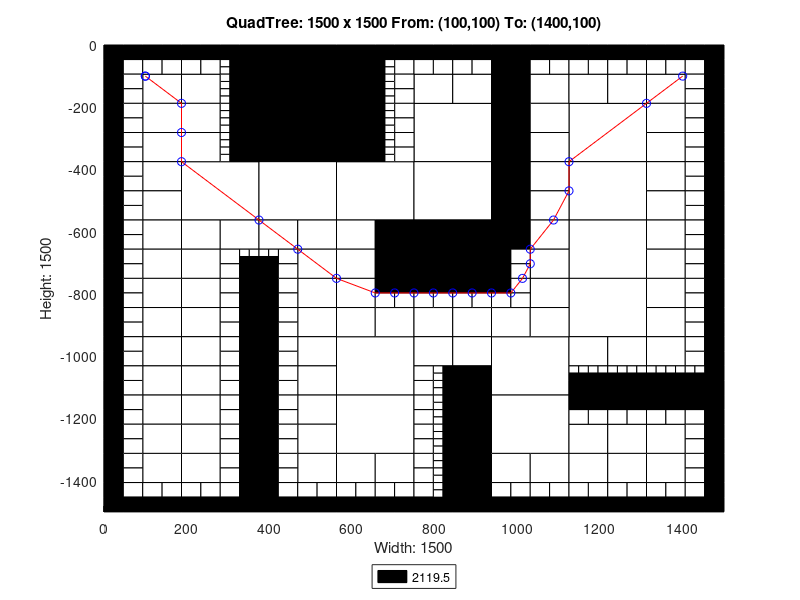

The MATLAB script that drew this image:
axis([0 1500 -1500 0]);
title('QuadTree: 1500 x 1500 From: (100,100) To: (1400,100)');
xlabel('Width: 1500');
ylabel('Height: 1500');
rectangle('Position',[375 -187.5 187.5 187.5], 'FaceColor',[0 0 0]);
rectangle('Position',[375 -375 187.5 187.5], 'FaceColor',[0 0 0]);
rectangle('Position',[187.5 -562.5 187.5 187.5], 'FaceColor',[1 1 1]);
rectangle('Position',[375 -562.5 187.5 187.5], 'FaceColor',[1 1 1]);
rectangle('Position',[562.5 -562.5 187.5 187.5], 'FaceColor',[1 1 1]);
rectangle('Position',[750 -375 187.5 187.5], 'FaceColor',[1 1 1]);
rectangle('Position',[1125 -375 187.5 187.5], 'FaceColor',[1 1 1]);
rectangle('Position',[750 -562.5 187.5 187.5], 'FaceColor',[1 1 1]);
rectangle('Position',[750 -750 187.5 187.5], 'FaceColor',[0 0 0]);
rectangle('Position',[1125 -562.5 187.5 187.5], 'FaceColor',[1 1 1]);
rectangle('Position',[1125 -750 187.5 187.5], 'FaceColor',[1 1 1]);
rectangle('Position',[562.5 -1125 187.5 187.5], 'FaceColor',[1 1 1]);
rectangle('Position',[562.5 -1312.5 187.5 187.5], 'FaceColor',[1 1 1]);
rectangle('Position',[937.5 -1125 187.5 187.5], 'FaceColor',[1 1 1]);
rectangle('Position',[1125 -937.5 187.5 187.5], 'FaceColor',[1 1 1]);
rectangle('Position',[937.5 -1312.5 187.5 187.5], 'FaceColor',[1 1 1]);
rectangle('Position',[93.75 -187.5 93.75 93.75], 'FaceColor',[1 1 1]);
rectangle('Position',[187.5 -187.5 93.75 93.75], 'FaceColor',[1 1 1]);
rectangle('Position',[93.75 -281.25 93.75 93.75], 'FaceColor',[1 1 1]);
rectangle('Position',[93.75 -375 93.75 93.75], 'FaceColor',[1 1 1]);
rectangle('Position',[187.5 -281.25 93.75 93.75], 'FaceColor',[1 1 1]);
rectangle('Position',[187.5 -375 93.75 93.75], 'FaceColor',[1 1 1]);
rectangle('Position',[562.5 -93.75 93.75 93.75], 'FaceColor',[0 0 0]);
rectangle('Position',[562.5 -187.5 93.75 93.75], 'FaceColor',[0 0 0]);
rectangle('Position',[562.5 -281.25 93.75 93.75], 'FaceColor',[0 0 0]);
rectangle('Position',[562.5 -375 93.75 93.75], 'FaceColor',[0 0 0]);
rectangle('Position',[93.75 -468.75 93.75 93.75], 'FaceColor',[1 1 1]);
rectangle('Position',[93.75 -562.5 93.75 93.75], 'FaceColor',[1 1 1]);
rectangle('Position',[93.75 -656.25 93.75 93.75], 'FaceColor',[1 1 1]);
rectangle('Position',[93.75 -750 93.75 93.75], 'FaceColor',[1 1 1]);
rectangle('Position',[187.5 -656.25 93.75 93.75], 'FaceColor',[1 1 1]);
rectangle('Position',[281.25 -656.25 93.75 93.75], 'FaceColor',[1 1 1]);
rectangle('Position',[187.5 -750 93.75 93.75], 'FaceColor',[1 1 1]);
rectangle('Position',[375 -656.25 93.75 93.75], 'FaceColor',[1 1 1]);
rectangle('Position',[468.75 -656.25 93.75 93.75], 'FaceColor',[1 1 1]);
rectangle('Position',[468.75 -750 93.75 93.75], 'FaceColor',[1 1 1]);
rectangle('Position',[562.5 -656.25 93.75 93.75], 'FaceColor',[1 1 1]);
rectangle('Position',[656.25 -656.25 93.75 93.75], 'FaceColor',[0 0 0]);
rectangle('Position',[562.5 -750 93.75 93.75], 'FaceColor',[1 1 1]);
rectangle('Position',[656.25 -750 93.75 93.75], 'FaceColor',[0 0 0]);
rectangle('Position',[750 -187.5 93.75 93.75], 'FaceColor',[1 1 1]);
rectangle('Position',[843.75 -187.5 93.75 93.75], 'FaceColor',[1 1 1]);
rectangle('Position',[937.5 -93.75 93.75 93.75], 'FaceColor',[0 0 0]);
rectangle('Position',[937.5 -187.5 93.75 93.75], 'FaceColor',[0 0 0]);
rectangle('Position',[1031.25 -187.5 93.75 93.75], 'FaceColor',[1 1 1]);
rectangle('Position',[937.5 -281.25 93.75 93.75], 'FaceColor',[0 0 0]);
rectangle('Position',[1031.25 -281.25 93.75 93.75], 'FaceColor',[1 1 1]);
rectangle('Position',[937.5 -375 93.75 93.75], 'FaceColor',[0 0 0]);
rectangle('Position',[1031.25 -375 93.75 93.75], 'FaceColor',[1 1 1]);
rectangle('Position',[1125 -187.5 93.75 93.75], 'FaceColor',[1 1 1]);
rectangle('Position',[1218.75 -187.5 93.75 93.75], 'FaceColor',[1 1 1]);
rectangle('Position',[1312.5 -187.5 93.75 93.75], 'FaceColor',[1 1 1]);
rectangle('Position',[1312.5 -281.25 93.75 93.75], 'FaceColor',[1 1 1]);
rectangle('Position',[1312.5 -375 93.75 93.75], 'FaceColor',[1 1 1]);
rectangle('Position',[937.5 -468.75 93.75 93.75], 'FaceColor',[0 0 0]);
rectangle('Position',[1031.25 -468.75 93.75 93.75], 'FaceColor',[1 1 1]);
rectangle('Position',[937.5 -562.5 93.75 93.75], 'FaceColor',[0 0 0]);
rectangle('Position',[1031.25 -562.5 93.75 93.75], 'FaceColor',[1 1 1]);
rectangle('Position',[937.5 -656.25 93.75 93.75], 'FaceColor',[0 0 0]);
rectangle('Position',[1031.25 -656.25 93.75 93.75], 'FaceColor',[1 1 1]);
rectangle('Position',[1031.25 -750 93.75 93.75], 'FaceColor',[1 1 1]);
rectangle('Position',[1312.5 -468.75 93.75 93.75], 'FaceColor',[1 1 1]);
rectangle('Position',[1312.5 -562.5 93.75 93.75], 'FaceColor',[1 1 1]);
rectangle('Position',[1312.5 -656.25 93.75 93.75], 'FaceColor',[1 1 1]);
rectangle('Position',[1312.5 -750 93.75 93.75], 'FaceColor',[1 1 1]);
rectangle('Position',[93.75 -843.75 93.75 93.75], 'FaceColor',[1 1 1]);
rectangle('Position',[93.75 -937.5 93.75 93.75], 'FaceColor',[1 1 1]);
rectangle('Position',[187.5 -843.75 93.75 93.75], 'FaceColor',[1 1 1]);
rectangle('Position',[187.5 -937.5 93.75 93.75], 'FaceColor',[1 1 1]);
rectangle('Position',[93.75 -1031.25 93.75 93.75], 'FaceColor',[1 1 1]);
rectangle('Position',[93.75 -1125 93.75 93.75], 'FaceColor',[1 1 1]);
rectangle('Position',[187.5 -1031.25 93.75 93.75], 'FaceColor',[1 1 1]);
rectangle('Position',[187.5 -1125 93.75 93.75], 'FaceColor',[1 1 1]);
rectangle('Position',[468.75 -843.75 93.75 93.75], 'FaceColor',[1 1 1]);
rectangle('Position',[468.75 -937.5 93.75 93.75], 'FaceColor',[1 1 1]);
rectangle('Position',[562.5 -843.75 93.75 93.75], 'FaceColor',[1 1 1]);
rectangle('Position',[562.5 -937.5 93.75 93.75], 'FaceColor',[1 1 1]);
rectangle('Position',[656.25 -937.5 93.75 93.75], 'FaceColor',[1 1 1]);
rectangle('Position',[468.75 -1031.25 93.75 93.75], 'FaceColor',[1 1 1]);
rectangle('Position',[468.75 -1125 93.75 93.75], 'FaceColor',[1 1 1]);
rectangle('Position',[93.75 -1218.75 93.75 93.75], 'FaceColor',[1 1 1]);
rectangle('Position',[93.75 -1312.5 93.75 93.75], 'FaceColor',[1 1 1]);
rectangle('Position',[187.5 -1218.75 93.75 93.75], 'FaceColor',[1 1 1]);
rectangle('Position',[187.5 -1312.5 93.75 93.75], 'FaceColor',[1 1 1]);
rectangle('Position',[93.75 -1406.25 93.75 93.75], 'FaceColor',[1 1 1]);
rectangle('Position',[187.5 -1406.25 93.75 93.75], 'FaceColor',[1 1 1]);
rectangle('Position',[468.75 -1218.75 93.75 93.75], 'FaceColor',[1 1 1]);
rectangle('Position',[468.75 -1312.5 93.75 93.75], 'FaceColor',[1 1 1]);
rectangle('Position',[468.75 -1406.25 93.75 93.75], 'FaceColor',[1 1 1]);
rectangle('Position',[562.5 -1406.25 93.75 93.75], 'FaceColor',[1 1 1]);
rectangle('Position',[656.25 -1406.25 93.75 93.75], 'FaceColor',[1 1 1]);
rectangle('Position',[750 -937.5 93.75 93.75], 'FaceColor',[1 1 1]);
rectangle('Position',[843.75 -937.5 93.75 93.75], 'FaceColor',[1 1 1]);
rectangle('Position',[1031.25 -843.75 93.75 93.75], 'FaceColor',[1 1 1]);
rectangle('Position',[937.5 -937.5 93.75 93.75], 'FaceColor',[1 1 1]);
rectangle('Position',[1031.25 -937.5 93.75 93.75], 'FaceColor',[1 1 1]);
rectangle('Position',[750 -1031.25 93.75 93.75], 'FaceColor',[1 1 1]);
rectangle('Position',[843.75 -1031.25 93.75 93.75], 'FaceColor',[1 1 1]);
rectangle('Position',[843.75 -1125 93.75 93.75], 'FaceColor',[0 0 0]);
rectangle('Position',[1312.5 -843.75 93.75 93.75], 'FaceColor',[1 1 1]);
rectangle('Position',[1312.5 -937.5 93.75 93.75], 'FaceColor',[1 1 1]);
rectangle('Position',[1125 -1031.25 93.75 93.75], 'FaceColor',[1 1 1]);
rectangle('Position',[1218.75 -1031.25 93.75 93.75], 'FaceColor',[1 1 1]);
rectangle('Position',[1312.5 -1031.25 93.75 93.75], 'FaceColor',[1 1 1]);
rectangle('Position',[843.75 -1218.75 93.75 93.75], 'FaceColor',[0 0 0]);
rectangle('Position',[843.75 -1312.5 93.75 93.75], 'FaceColor',[0 0 0]);
rectangle('Position',[843.75 -1406.25 93.75 93.75], 'FaceColor',[0 0 0]);
rectangle('Position',[843.75 -1500 93.75 93.75], 'FaceColor',[0 0 0]);
rectangle('Position',[937.5 -1406.25 93.75 93.75], 'FaceColor',[1 1 1]);
rectangle('Position',[1031.25 -1406.25 93.75 93.75], 'FaceColor',[1 1 1]);
rectangle('Position',[1125 -1312.5 93.75 93.75], 'FaceColor',[1 1 1]);
rectangle('Position',[1218.75 -1312.5 93.75 93.75], 'FaceColor',[1 1 1]);
rectangle('Position',[1312.5 -1312.5 93.75 93.75], 'FaceColor',[1 1 1]);
rectangle('Position',[1125 -1406.25 93.75 93.75], 'FaceColor',[1 1 1]);
rectangle('Position',[1218.75 -1406.25 93.75 93.75], 'FaceColor',[1 1 1]);
rectangle('Position',[1312.5 -1406.25 93.75 93.75], 'FaceColor',[1 1 1]);
rectangle('Position',[0 -46.875 46.875 46.875], 'FaceColor',[0 0 0]);
rectangle('Position',[46.875 -46.875 46.875 46.875], 'FaceColor',[0 0 0]);
rectangle('Position',[0 -93.75 46.875 46.875], 'FaceColor',[0 0 0]);
rectangle('Position',[46.875 -93.75 46.875 46.875], 'FaceColor',[1 1 1]);
rectangle('Position',[93.75 -46.875 46.875 46.875], 'FaceColor',[0 0 0]);
rectangle('Position',[140.625 -46.875 46.875 46.875], 'FaceColor',[0 0 0]);
rectangle('Position',[93.75 -93.75 46.875 46.875], 'FaceColor',[1 1 1]);
rectangle('Position',[140.625 -93.75 46.875 46.875], 'FaceColor',[1 1 1]);
rectangle('Position',[0 -140.625 46.875 46.875], 'FaceColor',[0 0 0]);
rectangle('Position',[46.875 -140.625 46.875 46.875], 'FaceColor',[1 1 1]);
rectangle('Position',[0 -187.5 46.875 46.875], 'FaceColor',[0 0 0]);
rectangle('Position',[46.875 -187.5 46.875 46.875], 'FaceColor',[1 1 1]);
rectangle('Position',[187.5 -46.875 46.875 46.875], 'FaceColor',[0 0 0]);
rectangle('Position',[234.375 -46.875 46.875 46.875], 'FaceColor',[0 0 0]);
rectangle('Position',[187.5 -93.75 46.875 46.875], 'FaceColor',[1 1 1]);
rectangle('Position',[234.375 -93.75 46.875 46.875], 'FaceColor',[1 1 1]);
rectangle('Position',[281.25 -46.875 46.875 46.875], 'FaceColor',[0 0 0]);
rectangle('Position',[328.125 -46.875 46.875 46.875], 'FaceColor',[0 0 0]);
rectangle('Position',[328.125 -93.75 46.875 46.875], 'FaceColor',[0 0 0]);
rectangle('Position',[328.125 -140.625 46.875 46.875], 'FaceColor',[0 0 0]);
rectangle('Position',[328.125 -187.5 46.875 46.875], 'FaceColor',[0 0 0]);
rectangle('Position',[0 -234.375 46.875 46.875], 'FaceColor',[0 0 0]);
rectangle('Position',[46.875 -234.375 46.875 46.875], 'FaceColor',[1 1 1]);
rectangle('Position',[0 -281.25 46.875 46.875], 'FaceColor',[0 0 0]);
rectangle('Position',[46.875 -281.25 46.875 46.875], 'FaceColor',[1 1 1]);
rectangle('Position',[0 -328.125 46.875 46.875], 'FaceColor',[0 0 0]);
rectangle('Position',[46.875 -328.125 46.875 46.875], 'FaceColor',[1 1 1]);
rectangle('Position',[0 -375 46.875 46.875], 'FaceColor',[0 0 0]);
rectangle('Position',[46.875 -375 46.875 46.875], 'FaceColor',[1 1 1]);
rectangle('Position',[328.125 -234.375 46.875 46.875], 'FaceColor',[0 0 0]);
rectangle('Position',[328.125 -281.25 46.875 46.875], 'FaceColor',[0 0 0]);
rectangle('Position',[328.125 -328.125 46.875 46.875], 'FaceColor',[0 0 0]);
rectangle('Position',[328.125 -375 46.875 46.875], 'FaceColor',[0 0 0]);
rectangle('Position',[656.25 -46.875 46.875 46.875], 'FaceColor',[0 0 0]);
rectangle('Position',[703.125 -46.875 46.875 46.875], 'FaceColor',[0 0 0]);
rectangle('Position',[703.125 -93.75 46.875 46.875], 'FaceColor',[1 1 1]);
rectangle('Position',[703.125 -140.625 46.875 46.875], 'FaceColor',[1 1 1]);
rectangle('Position',[703.125 -187.5 46.875 46.875], 'FaceColor',[1 1 1]);
rectangle('Position',[703.125 -234.375 46.875 46.875], 'FaceColor',[1 1 1]);
rectangle('Position',[703.125 -281.25 46.875 46.875], 'FaceColor',[1 1 1]);
rectangle('Position',[703.125 -328.125 46.875 46.875], 'FaceColor',[1 1 1]);
rectangle('Position',[703.125 -375 46.875 46.875], 'FaceColor',[1 1 1]);
rectangle('Position',[0 -421.875 46.875 46.875], 'FaceColor',[0 0 0]);
rectangle('Position',[46.875 -421.875 46.875 46.875], 'FaceColor',[1 1 1]);
rectangle('Position',[0 -468.75 46.875 46.875], 'FaceColor',[0 0 0]);
rectangle('Position',[46.875 -468.75 46.875 46.875], 'FaceColor',[1 1 1]);
rectangle('Position',[0 -515.625 46.875 46.875], 'FaceColor',[0 0 0]);
rectangle('Position',[46.875 -515.625 46.875 46.875], 'FaceColor',[1 1 1]);
rectangle('Position',[0 -562.5 46.875 46.875], 'FaceColor',[0 0 0]);
rectangle('Position',[46.875 -562.5 46.875 46.875], 'FaceColor',[1 1 1]);
rectangle('Position',[0 -609.375 46.875 46.875], 'FaceColor',[0 0 0]);
rectangle('Position',[46.875 -609.375 46.875 46.875], 'FaceColor',[1 1 1]);
rectangle('Position',[0 -656.25 46.875 46.875], 'FaceColor',[0 0 0]);
rectangle('Position',[46.875 -656.25 46.875 46.875], 'FaceColor',[1 1 1]);
rectangle('Position',[0 -703.125 46.875 46.875], 'FaceColor',[0 0 0]);
rectangle('Position',[46.875 -703.125 46.875 46.875], 'FaceColor',[1 1 1]);
rectangle('Position',[0 -750 46.875 46.875], 'FaceColor',[0 0 0]);
rectangle('Position',[46.875 -750 46.875 46.875], 'FaceColor',[1 1 1]);
rectangle('Position',[281.25 -703.125 46.875 46.875], 'FaceColor',[1 1 1]);
rectangle('Position',[281.25 -750 46.875 46.875], 'FaceColor',[1 1 1]);
rectangle('Position',[328.125 -750 46.875 46.875], 'FaceColor',[0 0 0]);
rectangle('Position',[421.875 -703.125 46.875 46.875], 'FaceColor',[1 1 1]);
rectangle('Position',[375 -750 46.875 46.875], 'FaceColor',[0 0 0]);
rectangle('Position',[421.875 -750 46.875 46.875], 'FaceColor',[1 1 1]);
rectangle('Position',[750 -46.875 46.875 46.875], 'FaceColor',[0 0 0]);
rectangle('Position',[796.875 -46.875 46.875 46.875], 'FaceColor',[0 0 0]);
rectangle('Position',[750 -93.75 46.875 46.875], 'FaceColor',[1 1 1]);
rectangle('Position',[796.875 -93.75 46.875 46.875], 'FaceColor',[1 1 1]);
rectangle('Position',[843.75 -46.875 46.875 46.875], 'FaceColor',[0 0 0]);
rectangle('Position',[890.625 -46.875 46.875 46.875], 'FaceColor',[0 0 0]);
rectangle('Position',[843.75 -93.75 46.875 46.875], 'FaceColor',[1 1 1]);
rectangle('Position',[890.625 -93.75 46.875 46.875], 'FaceColor',[1 1 1]);
rectangle('Position',[1031.25 -46.875 46.875 46.875], 'FaceColor',[0 0 0]);
rectangle('Position',[1078.12 -46.875 46.875 46.875], 'FaceColor',[0 0 0]);
rectangle('Position',[1031.25 -93.75 46.875 46.875], 'FaceColor',[1 1 1]);
rectangle('Position',[1078.12 -93.75 46.875 46.875], 'FaceColor',[1 1 1]);
rectangle('Position',[1125 -46.875 46.875 46.875], 'FaceColor',[0 0 0]);
rectangle('Position',[1171.88 -46.875 46.875 46.875], 'FaceColor',[0 0 0]);
rectangle('Position',[1125 -93.75 46.875 46.875], 'FaceColor',[1 1 1]);
rectangle('Position',[1171.88 -93.75 46.875 46.875], 'FaceColor',[1 1 1]);
rectangle('Position',[1218.75 -46.875 46.875 46.875], 'FaceColor',[0 0 0]);
rectangle('Position',[1265.62 -46.875 46.875 46.875], 'FaceColor',[0 0 0]);
rectangle('Position',[1218.75 -93.75 46.875 46.875], 'FaceColor',[1 1 1]);
rectangle('Position',[1265.62 -93.75 46.875 46.875], 'FaceColor',[1 1 1]);
rectangle('Position',[1312.5 -46.875 46.875 46.875], 'FaceColor',[0 0 0]);
rectangle('Position',[1359.38 -46.875 46.875 46.875], 'FaceColor',[0 0 0]);
rectangle('Position',[1312.5 -93.75 46.875 46.875], 'FaceColor',[1 1 1]);
rectangle('Position',[1359.38 -93.75 46.875 46.875], 'FaceColor',[1 1 1]);
rectangle('Position',[1406.25 -46.875 46.875 46.875], 'FaceColor',[0 0 0]);
rectangle('Position',[1453.12 -46.875 46.875 46.875], 'FaceColor',[0 0 0]);
rectangle('Position',[1406.25 -93.75 46.875 46.875], 'FaceColor',[1 1 1]);
rectangle('Position',[1453.12 -93.75 46.875 46.875], 'FaceColor',[0 0 0]);
rectangle('Position',[1406.25 -140.625 46.875 46.875], 'FaceColor',[1 1 1]);
rectangle('Position',[1453.12 -140.625 46.875 46.875], 'FaceColor',[0 0 0]);
rectangle('Position',[1406.25 -187.5 46.875 46.875], 'FaceColor',[1 1 1]);
rectangle('Position',[1453.12 -187.5 46.875 46.875], 'FaceColor',[0 0 0]);
rectangle('Position',[1406.25 -234.375 46.875 46.875], 'FaceColor',[1 1 1]);
rectangle('Position',[1453.12 -234.375 46.875 46.875], 'FaceColor',[0 0 0]);
rectangle('Position',[1406.25 -281.25 46.875 46.875], 'FaceColor',[1 1 1]);
rectangle('Position',[1453.12 -281.25 46.875 46.875], 'FaceColor',[0 0 0]);
rectangle('Position',[1406.25 -328.125 46.875 46.875], 'FaceColor',[1 1 1]);
rectangle('Position',[1453.12 -328.125 46.875 46.875], 'FaceColor',[0 0 0]);
rectangle('Position',[1406.25 -375 46.875 46.875], 'FaceColor',[1 1 1]);
rectangle('Position',[1453.12 -375 46.875 46.875], 'FaceColor',[0 0 0]);
rectangle('Position',[937.5 -703.125 46.875 46.875], 'FaceColor',[0 0 0]);
rectangle('Position',[984.375 -703.125 46.875 46.875], 'FaceColor',[1 1 1]);
rectangle('Position',[937.5 -750 46.875 46.875], 'FaceColor',[0 0 0]);
rectangle('Position',[984.375 -750 46.875 46.875], 'FaceColor',[1 1 1]);
rectangle('Position',[1406.25 -421.875 46.875 46.875], 'FaceColor',[1 1 1]);
rectangle('Position',[1453.12 -421.875 46.875 46.875], 'FaceColor',[0 0 0]);
rectangle('Position',[1406.25 -468.75 46.875 46.875], 'FaceColor',[1 1 1]);
rectangle('Position',[1453.12 -468.75 46.875 46.875], 'FaceColor',[0 0 0]);
rectangle('Position',[1406.25 -515.625 46.875 46.875], 'FaceColor',[1 1 1]);
rectangle('Position',[1453.12 -515.625 46.875 46.875], 'FaceColor',[0 0 0]);
rectangle('Position',[1406.25 -562.5 46.875 46.875], 'FaceColor',[1 1 1]);
rectangle('Position',[1453.12 -562.5 46.875 46.875], 'FaceColor',[0 0 0]);
rectangle('Position',[1406.25 -609.375 46.875 46.875], 'FaceColor',[1 1 1]);
rectangle('Position',[1453.12 -609.375 46.875 46.875], 'FaceColor',[0 0 0]);
rectangle('Position',[1406.25 -656.25 46.875 46.875], 'FaceColor',[1 1 1]);
rectangle('Position',[1453.12 -656.25 46.875 46.875], 'FaceColor',[0 0 0]);
rectangle('Position',[1406.25 -703.125 46.875 46.875], 'FaceColor',[1 1 1]);
rectangle('Position',[1453.12 -703.125 46.875 46.875], 'FaceColor',[0 0 0]);
rectangle('Position',[1406.25 -750 46.875 46.875], 'FaceColor',[1 1 1]);
rectangle('Position',[1453.12 -750 46.875 46.875], 'FaceColor',[0 0 0]);
rectangle('Position',[0 -796.875 46.875 46.875], 'FaceColor',[0 0 0]);
rectangle('Position',[46.875 -796.875 46.875 46.875], 'FaceColor',[1 1 1]);
rectangle('Position',[0 -843.75 46.875 46.875], 'FaceColor',[0 0 0]);
rectangle('Position',[46.875 -843.75 46.875 46.875], 'FaceColor',[1 1 1]);
rectangle('Position',[0 -890.625 46.875 46.875], 'FaceColor',[0 0 0]);
rectangle('Position',[46.875 -890.625 46.875 46.875], 'FaceColor',[1 1 1]);
rectangle('Position',[0 -937.5 46.875 46.875], 'FaceColor',[0 0 0]);
rectangle('Position',[46.875 -937.5 46.875 46.875], 'FaceColor',[1 1 1]);
rectangle('Position',[281.25 -796.875 46.875 46.875], 'FaceColor',[1 1 1]);
rectangle('Position',[328.125 -796.875 46.875 46.875], 'FaceColor',[0 0 0]);
rectangle('Position',[281.25 -843.75 46.875 46.875], 'FaceColor',[1 1 1]);
rectangle('Position',[328.125 -843.75 46.875 46.875], 'FaceColor',[0 0 0]);
rectangle('Position',[281.25 -890.625 46.875 46.875], 'FaceColor',[1 1 1]);
rectangle('Position',[328.125 -890.625 46.875 46.875], 'FaceColor',[0 0 0]);
rectangle('Position',[281.25 -937.5 46.875 46.875], 'FaceColor',[1 1 1]);
rectangle('Position',[328.125 -937.5 46.875 46.875], 'FaceColor',[0 0 0]);
rectangle('Position',[0 -984.375 46.875 46.875], 'FaceColor',[0 0 0]);
rectangle('Position',[46.875 -984.375 46.875 46.875], 'FaceColor',[1 1 1]);
rectangle('Position',[0 -1031.25 46.875 46.875], 'FaceColor',[0 0 0]);
rectangle('Position',[46.875 -1031.25 46.875 46.875], 'FaceColor',[1 1 1]);
rectangle('Position',[0 -1078.12 46.875 46.875], 'FaceColor',[0 0 0]);
rectangle('Position',[46.875 -1078.12 46.875 46.875], 'FaceColor',[1 1 1]);
rectangle('Position',[0 -1125 46.875 46.875], 'FaceColor',[0 0 0]);
rectangle('Position',[46.875 -1125 46.875 46.875], 'FaceColor',[1 1 1]);
rectangle('Position',[281.25 -984.375 46.875 46.875], 'FaceColor',[1 1 1]);
rectangle('Position',[328.125 -984.375 46.875 46.875], 'FaceColor',[0 0 0]);
rectangle('Position',[281.25 -1031.25 46.875 46.875], 'FaceColor',[1 1 1]);
rectangle('Position',[328.125 -1031.25 46.875 46.875], 'FaceColor',[0 0 0]);
rectangle('Position',[281.25 -1078.12 46.875 46.875], 'FaceColor',[1 1 1]);
rectangle('Position',[328.125 -1078.12 46.875 46.875], 'FaceColor',[0 0 0]);
rectangle('Position',[281.25 -1125 46.875 46.875], 'FaceColor',[1 1 1]);
rectangle('Position',[328.125 -1125 46.875 46.875], 'FaceColor',[0 0 0]);
rectangle('Position',[375 -796.875 46.875 46.875], 'FaceColor',[0 0 0]);
rectangle('Position',[421.875 -796.875 46.875 46.875], 'FaceColor',[1 1 1]);
rectangle('Position',[375 -843.75 46.875 46.875], 'FaceColor',[0 0 0]);
rectangle('Position',[421.875 -843.75 46.875 46.875], 'FaceColor',[1 1 1]);
rectangle('Position',[375 -890.625 46.875 46.875], 'FaceColor',[0 0 0]);
rectangle('Position',[421.875 -890.625 46.875 46.875], 'FaceColor',[1 1 1]);
rectangle('Position',[375 -937.5 46.875 46.875], 'FaceColor',[0 0 0]);
rectangle('Position',[421.875 -937.5 46.875 46.875], 'FaceColor',[1 1 1]);
rectangle('Position',[656.25 -796.875 46.875 46.875], 'FaceColor',[0 0 0]);
rectangle('Position',[703.125 -796.875 46.875 46.875], 'FaceColor',[0 0 0]);
rectangle('Position',[656.25 -843.75 46.875 46.875], 'FaceColor',[1 1 1]);
rectangle('Position',[703.125 -843.75 46.875 46.875], 'FaceColor',[1 1 1]);
rectangle('Position',[375 -984.375 46.875 46.875], 'FaceColor',[0 0 0]);
rectangle('Position',[421.875 -984.375 46.875 46.875], 'FaceColor',[1 1 1]);
rectangle('Position',[375 -1031.25 46.875 46.875], 'FaceColor',[0 0 0]);
rectangle('Position',[421.875 -1031.25 46.875 46.875], 'FaceColor',[1 1 1]);
rectangle('Position',[375 -1078.12 46.875 46.875], 'FaceColor',[0 0 0]);
rectangle('Position',[421.875 -1078.12 46.875 46.875], 'FaceColor',[1 1 1]);
rectangle('Position',[375 -1125 46.875 46.875], 'FaceColor',[0 0 0]);
rectangle('Position',[421.875 -1125 46.875 46.875], 'FaceColor',[1 1 1]);
rectangle('Position',[0 -1171.88 46.875 46.875], 'FaceColor',[0 0 0]);
rectangle('Position',[46.875 -1171.88 46.875 46.875], 'FaceColor',[1 1 1]);
rectangle('Position',[0 -1218.75 46.875 46.875], 'FaceColor',[0 0 0]);
rectangle('Position',[46.875 -1218.75 46.875 46.875], 'FaceColor',[1 1 1]);
rectangle('Position',[0 -1265.62 46.875 46.875], 'FaceColor',[0 0 0]);
rectangle('Position',[46.875 -1265.62 46.875 46.875], 'FaceColor',[1 1 1]);
rectangle('Position',[0 -1312.5 46.875 46.875], 'FaceColor',[0 0 0]);
rectangle('Position',[46.875 -1312.5 46.875 46.875], 'FaceColor',[1 1 1]);
rectangle('Position',[281.25 -1171.88 46.875 46.875], 'FaceColor',[1 1 1]);
rectangle('Position',[328.125 -1171.88 46.875 46.875], 'FaceColor',[0 0 0]);
rectangle('Position',[281.25 -1218.75 46.875 46.875], 'FaceColor',[1 1 1]);
rectangle('Position',[328.125 -1218.75 46.875 46.875], 'FaceColor',[0 0 0]);
rectangle('Position',[281.25 -1265.62 46.875 46.875], 'FaceColor',[1 1 1]);
rectangle('Position',[328.125 -1265.62 46.875 46.875], 'FaceColor',[0 0 0]);
rectangle('Position',[281.25 -1312.5 46.875 46.875], 'FaceColor',[1 1 1]);
rectangle('Position',[328.125 -1312.5 46.875 46.875], 'FaceColor',[0 0 0]);
rectangle('Position',[0 -1359.38 46.875 46.875], 'FaceColor',[0 0 0]);
rectangle('Position',[46.875 -1359.38 46.875 46.875], 'FaceColor',[1 1 1]);
rectangle('Position',[0 -1406.25 46.875 46.875], 'FaceColor',[0 0 0]);
rectangle('Position',[46.875 -1406.25 46.875 46.875], 'FaceColor',[1 1 1]);
rectangle('Position',[0 -1453.12 46.875 46.875], 'FaceColor',[0 0 0]);
rectangle('Position',[46.875 -1453.12 46.875 46.875], 'FaceColor',[1 1 1]);
rectangle('Position',[0 -1500 46.875 46.875], 'FaceColor',[0 0 0]);
rectangle('Position',[46.875 -1500 46.875 46.875], 'FaceColor',[0 0 0]);
rectangle('Position',[93.75 -1453.12 46.875 46.875], 'FaceColor',[1 1 1]);
rectangle('Position',[140.625 -1453.12 46.875 46.875], 'FaceColor',[1 1 1]);
rectangle('Position',[93.75 -1500 46.875 46.875], 'FaceColor',[0 0 0]);
rectangle('Position',[140.625 -1500 46.875 46.875], 'FaceColor',[0 0 0]);
rectangle('Position',[281.25 -1359.38 46.875 46.875], 'FaceColor',[1 1 1]);
rectangle('Position',[328.125 -1359.38 46.875 46.875], 'FaceColor',[0 0 0]);
rectangle('Position',[281.25 -1406.25 46.875 46.875], 'FaceColor',[1 1 1]);
rectangle('Position',[328.125 -1406.25 46.875 46.875], 'FaceColor',[0 0 0]);
rectangle('Position',[187.5 -1453.12 46.875 46.875], 'FaceColor',[1 1 1]);
rectangle('Position',[234.375 -1453.12 46.875 46.875], 'FaceColor',[1 1 1]);
rectangle('Position',[187.5 -1500 46.875 46.875], 'FaceColor',[0 0 0]);
rectangle('Position',[234.375 -1500 46.875 46.875], 'FaceColor',[0 0 0]);
rectangle('Position',[281.25 -1453.12 46.875 46.875], 'FaceColor',[1 1 1]);
rectangle('Position',[328.125 -1453.12 46.875 46.875], 'FaceColor',[0 0 0]);
rectangle('Position',[281.25 -1500 46.875 46.875], 'FaceColor',[0 0 0]);
rectangle('Position',[328.125 -1500 46.875 46.875], 'FaceColor',[0 0 0]);
rectangle('Position',[375 -1171.88 46.875 46.875], 'FaceColor',[0 0 0]);
rectangle('Position',[421.875 -1171.88 46.875 46.875], 'FaceColor',[1 1 1]);
rectangle('Position',[375 -1218.75 46.875 46.875], 'FaceColor',[0 0 0]);
rectangle('Position',[421.875 -1218.75 46.875 46.875], 'FaceColor',[1 1 1]);
rectangle('Position',[375 -1265.62 46.875 46.875], 'FaceColor',[0 0 0]);
rectangle('Position',[421.875 -1265.62 46.875 46.875], 'FaceColor',[1 1 1]);
rectangle('Position',[375 -1312.5 46.875 46.875], 'FaceColor',[0 0 0]);
rectangle('Position',[421.875 -1312.5 46.875 46.875], 'FaceColor',[1 1 1]);
rectangle('Position',[375 -1359.38 46.875 46.875], 'FaceColor',[0 0 0]);
rectangle('Position',[421.875 -1359.38 46.875 46.875], 'FaceColor',[1 1 1]);
rectangle('Position',[375 -1406.25 46.875 46.875], 'FaceColor',[0 0 0]);
rectangle('Position',[421.875 -1406.25 46.875 46.875], 'FaceColor',[1 1 1]);
rectangle('Position',[375 -1453.12 46.875 46.875], 'FaceColor',[0 0 0]);
rectangle('Position',[421.875 -1453.12 46.875 46.875], 'FaceColor',[1 1 1]);
rectangle('Position',[375 -1500 46.875 46.875], 'FaceColor',[0 0 0]);
rectangle('Position',[421.875 -1500 46.875 46.875], 'FaceColor',[0 0 0]);
rectangle('Position',[468.75 -1453.12 46.875 46.875], 'FaceColor',[1 1 1]);
rectangle('Position',[515.625 -1453.12 46.875 46.875], 'FaceColor',[1 1 1]);
rectangle('Position',[468.75 -1500 46.875 46.875], 'FaceColor',[0 0 0]);
rectangle('Position',[515.625 -1500 46.875 46.875], 'FaceColor',[0 0 0]);
rectangle('Position',[562.5 -1453.12 46.875 46.875], 'FaceColor',[1 1 1]);
rectangle('Position',[609.375 -1453.12 46.875 46.875], 'FaceColor',[1 1 1]);
rectangle('Position',[562.5 -1500 46.875 46.875], 'FaceColor',[0 0 0]);
rectangle('Position',[609.375 -1500 46.875 46.875], 'FaceColor',[0 0 0]);
rectangle('Position',[656.25 -1453.12 46.875 46.875], 'FaceColor',[1 1 1]);
rectangle('Position',[703.125 -1453.12 46.875 46.875], 'FaceColor',[1 1 1]);
rectangle('Position',[656.25 -1500 46.875 46.875], 'FaceColor',[0 0 0]);
rectangle('Position',[703.125 -1500 46.875 46.875], 'FaceColor',[0 0 0]);
rectangle('Position',[750 -796.875 46.875 46.875], 'FaceColor',[0 0 0]);
rectangle('Position',[796.875 -796.875 46.875 46.875], 'FaceColor',[0 0 0]);
rectangle('Position',[750 -843.75 46.875 46.875], 'FaceColor',[1 1 1]);
rectangle('Position',[796.875 -843.75 46.875 46.875], 'FaceColor',[1 1 1]);
rectangle('Position',[843.75 -796.875 46.875 46.875], 'FaceColor',[0 0 0]);
rectangle('Position',[890.625 -796.875 46.875 46.875], 'FaceColor',[0 0 0]);
rectangle('Position',[843.75 -843.75 46.875 46.875], 'FaceColor',[1 1 1]);
rectangle('Position',[890.625 -843.75 46.875 46.875], 'FaceColor',[1 1 1]);
rectangle('Position',[937.5 -796.875 46.875 46.875], 'FaceColor',[0 0 0]);
rectangle('Position',[984.375 -796.875 46.875 46.875], 'FaceColor',[1 1 1]);
rectangle('Position',[937.5 -843.75 46.875 46.875], 'FaceColor',[1 1 1]);
rectangle('Position',[984.375 -843.75 46.875 46.875], 'FaceColor',[1 1 1]);
rectangle('Position',[750 -1078.12 46.875 46.875], 'FaceColor',[1 1 1]);
rectangle('Position',[750 -1125 46.875 46.875], 'FaceColor',[1 1 1]);
rectangle('Position',[1406.25 -796.875 46.875 46.875], 'FaceColor',[1 1 1]);
rectangle('Position',[1453.12 -796.875 46.875 46.875], 'FaceColor',[0 0 0]);
rectangle('Position',[1406.25 -843.75 46.875 46.875], 'FaceColor',[1 1 1]);
rectangle('Position',[1453.12 -843.75 46.875 46.875], 'FaceColor',[0 0 0]);
rectangle('Position',[1406.25 -890.625 46.875 46.875], 'FaceColor',[1 1 1]);
rectangle('Position',[1453.12 -890.625 46.875 46.875], 'FaceColor',[0 0 0]);
rectangle('Position',[1406.25 -937.5 46.875 46.875], 'FaceColor',[1 1 1]);
rectangle('Position',[1453.12 -937.5 46.875 46.875], 'FaceColor',[0 0 0]);
rectangle('Position',[1125 -1125 46.875 46.875], 'FaceColor',[0 0 0]);
rectangle('Position',[1171.88 -1125 46.875 46.875], 'FaceColor',[0 0 0]);
rectangle('Position',[1218.75 -1125 46.875 46.875], 'FaceColor',[0 0 0]);
rectangle('Position',[1265.62 -1125 46.875 46.875], 'FaceColor',[0 0 0]);
rectangle('Position',[1406.25 -984.375 46.875 46.875], 'FaceColor',[1 1 1]);
rectangle('Position',[1453.12 -984.375 46.875 46.875], 'FaceColor',[0 0 0]);
rectangle('Position',[1406.25 -1031.25 46.875 46.875], 'FaceColor',[1 1 1]);
rectangle('Position',[1453.12 -1031.25 46.875 46.875], 'FaceColor',[0 0 0]);
rectangle('Position',[1312.5 -1125 46.875 46.875], 'FaceColor',[0 0 0]);
rectangle('Position',[1359.38 -1125 46.875 46.875], 'FaceColor',[0 0 0]);
rectangle('Position',[1453.12 -1078.12 46.875 46.875], 'FaceColor',[0 0 0]);
rectangle('Position',[1406.25 -1125 46.875 46.875], 'FaceColor',[0 0 0]);
rectangle('Position',[1453.12 -1125 46.875 46.875], 'FaceColor',[0 0 0]);
rectangle('Position',[750 -1171.88 46.875 46.875], 'FaceColor',[1 1 1]);
rectangle('Position',[750 -1218.75 46.875 46.875], 'FaceColor',[1 1 1]);
rectangle('Position',[750 -1265.62 46.875 46.875], 'FaceColor',[1 1 1]);
rectangle('Position',[750 -1312.5 46.875 46.875], 'FaceColor',[1 1 1]);
rectangle('Position',[750 -1359.38 46.875 46.875], 'FaceColor',[1 1 1]);
rectangle('Position',[750 -1406.25 46.875 46.875], 'FaceColor',[1 1 1]);
rectangle('Position',[750 -1453.12 46.875 46.875], 'FaceColor',[1 1 1]);
rectangle('Position',[750 -1500 46.875 46.875], 'FaceColor',[0 0 0]);
rectangle('Position',[796.875 -1500 46.875 46.875], 'FaceColor',[0 0 0]);
rectangle('Position',[937.5 -1453.12 46.875 46.875], 'FaceColor',[1 1 1]);
rectangle('Position',[984.375 -1453.12 46.875 46.875], 'FaceColor',[1 1 1]);
rectangle('Position',[937.5 -1500 46.875 46.875], 'FaceColor',[0 0 0]);
rectangle('Position',[984.375 -1500 46.875 46.875], 'FaceColor',[0 0 0]);
rectangle('Position',[1031.25 -1453.12 46.875 46.875], 'FaceColor',[1 1 1]);
rectangle('Position',[1078.12 -1453.12 46.875 46.875], 'FaceColor',[1 1 1]);
rectangle('Position',[1031.25 -1500 46.875 46.875], 'FaceColor',[0 0 0]);
rectangle('Position',[1078.12 -1500 46.875 46.875], 'FaceColor',[0 0 0]);
rectangle('Position',[1125 -1171.88 46.875 46.875], 'FaceColor',[0 0 0]);
rectangle('Position',[1171.88 -1171.88 46.875 46.875], 'FaceColor',[0 0 0]);
rectangle('Position',[1125 -1218.75 46.875 46.875], 'FaceColor',[1 1 1]);
rectangle('Position',[1171.88 -1218.75 46.875 46.875], 'FaceColor',[1 1 1]);
rectangle('Position',[1218.75 -1171.88 46.875 46.875], 'FaceColor',[0 0 0]);
rectangle('Position',[1265.62 -1171.88 46.875 46.875], 'FaceColor',[0 0 0]);
rectangle('Position',[1218.75 -1218.75 46.875 46.875], 'FaceColor',[1 1 1]);
rectangle('Position',[1265.62 -1218.75 46.875 46.875], 'FaceColor',[1 1 1]);
rectangle('Position',[1312.5 -1171.88 46.875 46.875], 'FaceColor',[0 0 0]);
rectangle('Position',[1359.38 -1171.88 46.875 46.875], 'FaceColor',[0 0 0]);
rectangle('Position',[1312.5 -1218.75 46.875 46.875], 'FaceColor',[1 1 1]);
rectangle('Position',[1359.38 -1218.75 46.875 46.875], 'FaceColor',[1 1 1]);
rectangle('Position',[1406.25 -1171.88 46.875 46.875], 'FaceColor',[0 0 0]);
rectangle('Position',[1453.12 -1171.88 46.875 46.875], 'FaceColor',[0 0 0]);
rectangle('Position',[1406.25 -1218.75 46.875 46.875], 'FaceColor',[1 1 1]);
rectangle('Position',[1453.12 -1218.75 46.875 46.875], 'FaceColor',[0 0 0]);
rectangle('Position',[1406.25 -1265.62 46.875 46.875], 'FaceColor',[1 1 1]);
rectangle('Position',[1453.12 -1265.62 46.875 46.875], 'FaceColor',[0 0 0]);
rectangle('Position',[1406.25 -1312.5 46.875 46.875], 'FaceColor',[1 1 1]);
rectangle('Position',[1453.12 -1312.5 46.875 46.875], 'FaceColor',[0 0 0]);
rectangle('Position',[1125 -1453.12 46.875 46.875], 'FaceColor',[1 1 1]);
rectangle('Position',[1171.88 -1453.12 46.875 46.875], 'FaceColor',[1 1 1]);
rectangle('Position',[1125 -1500 46.875 46.875], 'FaceColor',[0 0 0]);
rectangle('Position',[1171.88 -1500 46.875 46.875], 'FaceColor',[0 0 0]);
rectangle('Position',[1218.75 -1453.12 46.875 46.875], 'FaceColor',[1 1 1]);
rectangle('Position',[1265.62 -1453.12 46.875 46.875], 'FaceColor',[1 1 1]);
rectangle('Position',[1218.75 -1500 46.875 46.875], 'FaceColor',[0 0 0]);
rectangle('Position',[1265.62 -1500 46.875 46.875], 'FaceColor',[0 0 0]);
rectangle('Position',[1406.25 -1359.38 46.875 46.875], 'FaceColor',[1 1 1]);
rectangle('Position',[1453.12 -1359.38 46.875 46.875], 'FaceColor',[0 0 0]);
rectangle('Position',[1406.25 -1406.25 46.875 46.875], 'FaceColor',[1 1 1]);
rectangle('Position',[1453.12 -1406.25 46.875 46.875], 'FaceColor',[0 0 0]);
rectangle('Position',[1312.5 -1453.12 46.875 46.875], 'FaceColor',[1 1 1]);
rectangle('Position',[1359.38 -1453.12 46.875 46.875], 'FaceColor',[1 1 1]);
rectangle('Position',[1312.5 -1500 46.875 46.875], 'FaceColor',[0 0 0]);
rectangle('Position',[1359.38 -1500 46.875 46.875], 'FaceColor',[0 0 0]);
rectangle('Position',[1406.25 -1453.12 46.875 46.875], 'FaceColor',[1 1 1]);
rectangle('Position',[1453.12 -1453.12 46.875 46.875], 'FaceColor',[0 0 0]);
rectangle('Position',[1406.25 -1500 46.875 46.875], 'FaceColor',[0 0 0]);
rectangle('Position',[1453.12 -1500 46.875 46.875], 'FaceColor',[0 0 0]);
rectangle('Position',[281.25 -70.3125 23.4375 23.4375], 'FaceColor',[1 1 1]);
rectangle('Position',[304.688 -70.3125 23.4375 23.4375], 'FaceColor',[0 0 0]);
rectangle('Position',[281.25 -93.75 23.4375 23.4375], 'FaceColor',[1 1 1]);
rectangle('Position',[304.688 -93.75 23.4375 23.4375], 'FaceColor',[0 0 0]);
rectangle('Position',[281.25 -117.188 23.4375 23.4375], 'FaceColor',[1 1 1]);
rectangle('Position',[304.688 -117.188 23.4375 23.4375], 'FaceColor',[0 0 0]);
rectangle('Position',[281.25 -140.625 23.4375 23.4375], 'FaceColor',[1 1 1]);
rectangle('Position',[304.688 -140.625 23.4375 23.4375], 'FaceColor',[0 0 0]);
rectangle('Position',[281.25 -164.062 23.4375 23.4375], 'FaceColor',[1 1 1]);
rectangle('Position',[304.688 -164.062 23.4375 23.4375], 'FaceColor',[0 0 0]);
rectangle('Position',[281.25 -187.5 23.4375 23.4375], 'FaceColor',[1 1 1]);
rectangle('Position',[304.688 -187.5 23.4375 23.4375], 'FaceColor',[0 0 0]);
rectangle('Position',[281.25 -210.938 23.4375 23.4375], 'FaceColor',[1 1 1]);
rectangle('Position',[304.688 -210.938 23.4375 23.4375], 'FaceColor',[0 0 0]);
rectangle('Position',[281.25 -234.375 23.4375 23.4375], 'FaceColor',[1 1 1]);
rectangle('Position',[304.688 -234.375 23.4375 23.4375], 'FaceColor',[0 0 0]);
rectangle('Position',[281.25 -257.812 23.4375 23.4375], 'FaceColor',[1 1 1]);
rectangle('Position',[304.688 -257.812 23.4375 23.4375], 'FaceColor',[0 0 0]);
rectangle('Position',[281.25 -281.25 23.4375 23.4375], 'FaceColor',[1 1 1]);
rectangle('Position',[304.688 -281.25 23.4375 23.4375], 'FaceColor',[0 0 0]);
rectangle('Position',[281.25 -304.688 23.4375 23.4375], 'FaceColor',[1 1 1]);
rectangle('Position',[304.688 -304.688 23.4375 23.4375], 'FaceColor',[0 0 0]);
rectangle('Position',[281.25 -328.125 23.4375 23.4375], 'FaceColor',[1 1 1]);
rectangle('Position',[304.688 -328.125 23.4375 23.4375], 'FaceColor',[0 0 0]);
rectangle('Position',[281.25 -351.562 23.4375 23.4375], 'FaceColor',[1 1 1]);
rectangle('Position',[304.688 -351.562 23.4375 23.4375], 'FaceColor',[0 0 0]);
rectangle('Position',[281.25 -375 23.4375 23.4375], 'FaceColor',[1 1 1]);
rectangle('Position',[304.688 -375 23.4375 23.4375], 'FaceColor',[0 0 0]);
rectangle('Position',[656.25 -70.3125 23.4375 23.4375], 'FaceColor',[0 0 0]);
rectangle('Position',[679.688 -70.3125 23.4375 23.4375], 'FaceColor',[1 1 1]);
rectangle('Position',[656.25 -93.75 23.4375 23.4375], 'FaceColor',[0 0 0]);
rectangle('Position',[679.688 -93.75 23.4375 23.4375], 'FaceColor',[1 1 1]);
rectangle('Position',[656.25 -117.188 23.4375 23.4375], 'FaceColor',[0 0 0]);
rectangle('Position',[679.688 -117.188 23.4375 23.4375], 'FaceColor',[1 1 1]);
rectangle('Position',[656.25 -140.625 23.4375 23.4375], 'FaceColor',[0 0 0]);
rectangle('Position',[679.688 -140.625 23.4375 23.4375], 'FaceColor',[1 1 1]);
rectangle('Position',[656.25 -164.062 23.4375 23.4375], 'FaceColor',[0 0 0]);
rectangle('Position',[679.688 -164.062 23.4375 23.4375], 'FaceColor',[1 1 1]);
rectangle('Position',[656.25 -187.5 23.4375 23.4375], 'FaceColor',[0 0 0]);
rectangle('Position',[679.688 -187.5 23.4375 23.4375], 'FaceColor',[1 1 1]);
rectangle('Position',[656.25 -210.938 23.4375 23.4375], 'FaceColor',[0 0 0]);
rectangle('Position',[679.688 -210.938 23.4375 23.4375], 'FaceColor',[1 1 1]);
rectangle('Position',[656.25 -234.375 23.4375 23.4375], 'FaceColor',[0 0 0]);
rectangle('Position',[679.688 -234.375 23.4375 23.4375], 'FaceColor',[1 1 1]);
rectangle('Position',[656.25 -257.812 23.4375 23.4375], 'FaceColor',[0 0 0]);
rectangle('Position',[679.688 -257.812 23.4375 23.4375], 'FaceColor',[1 1 1]);
rectangle('Position',[656.25 -281.25 23.4375 23.4375], 'FaceColor',[0 0 0]);
rectangle('Position',[679.688 -281.25 23.4375 23.4375], 'FaceColor',[1 1 1]);
rectangle('Position',[656.25 -304.688 23.4375 23.4375], 'FaceColor',[0 0 0]);
rectangle('Position',[679.688 -304.688 23.4375 23.4375], 'FaceColor',[1 1 1]);
rectangle('Position',[656.25 -328.125 23.4375 23.4375], 'FaceColor',[0 0 0]);
rectangle('Position',[679.688 -328.125 23.4375 23.4375], 'FaceColor',[1 1 1]);
rectangle('Position',[656.25 -351.562 23.4375 23.4375], 'FaceColor',[0 0 0]);
rectangle('Position',[679.688 -351.562 23.4375 23.4375], 'FaceColor',[1 1 1]);
rectangle('Position',[656.25 -375 23.4375 23.4375], 'FaceColor',[0 0 0]);
rectangle('Position',[679.688 -375 23.4375 23.4375], 'FaceColor',[1 1 1]);
rectangle('Position',[328.125 -679.688 23.4375 23.4375], 'FaceColor',[1 1 1]);
rectangle('Position',[351.562 -679.688 23.4375 23.4375], 'FaceColor',[1 1 1]);
rectangle('Position',[328.125 -703.125 23.4375 23.4375], 'FaceColor',[0 0 0]);
rectangle('Position',[351.562 -703.125 23.4375 23.4375], 'FaceColor',[0 0 0]);
rectangle('Position',[375 -679.688 23.4375 23.4375], 'FaceColor',[1 1 1]);
rectangle('Position',[398.438 -679.688 23.4375 23.4375], 'FaceColor',[1 1 1]);
rectangle('Position',[375 -703.125 23.4375 23.4375], 'FaceColor',[0 0 0]);
rectangle('Position',[398.438 -703.125 23.4375 23.4375], 'FaceColor',[0 0 0]);
rectangle('Position',[796.875 -1054.69 23.4375 23.4375], 'FaceColor',[1 1 1]);
rectangle('Position',[820.312 -1054.69 23.4375 23.4375], 'FaceColor',[0 0 0]);
rectangle('Position',[796.875 -1078.12 23.4375 23.4375], 'FaceColor',[1 1 1]);
rectangle('Position',[820.312 -1078.12 23.4375 23.4375], 'FaceColor',[0 0 0]);
rectangle('Position',[796.875 -1101.56 23.4375 23.4375], 'FaceColor',[1 1 1]);
rectangle('Position',[820.312 -1101.56 23.4375 23.4375], 'FaceColor',[0 0 0]);
rectangle('Position',[796.875 -1125 23.4375 23.4375], 'FaceColor',[1 1 1]);
rectangle('Position',[820.312 -1125 23.4375 23.4375], 'FaceColor',[0 0 0]);
rectangle('Position',[1125 -1054.69 23.4375 23.4375], 'FaceColor',[1 1 1]);
rectangle('Position',[1148.44 -1054.69 23.4375 23.4375], 'FaceColor',[1 1 1]);
rectangle('Position',[1125 -1078.12 23.4375 23.4375], 'FaceColor',[0 0 0]);
rectangle('Position',[1148.44 -1078.12 23.4375 23.4375], 'FaceColor',[0 0 0]);
rectangle('Position',[1171.88 -1054.69 23.4375 23.4375], 'FaceColor',[1 1 1]);
rectangle('Position',[1195.31 -1054.69 23.4375 23.4375], 'FaceColor',[1 1 1]);
rectangle('Position',[1171.88 -1078.12 23.4375 23.4375], 'FaceColor',[0 0 0]);
rectangle('Position',[1195.31 -1078.12 23.4375 23.4375], 'FaceColor',[0 0 0]);
rectangle('Position',[1218.75 -1054.69 23.4375 23.4375], 'FaceColor',[1 1 1]);
rectangle('Position',[1242.19 -1054.69 23.4375 23.4375], 'FaceColor',[1 1 1]);
rectangle('Position',[1218.75 -1078.12 23.4375 23.4375], 'FaceColor',[0 0 0]);
rectangle('Position',[1242.19 -1078.12 23.4375 23.4375], 'FaceColor',[0 0 0]);
rectangle('Position',[1265.62 -1054.69 23.4375 23.4375], 'FaceColor',[1 1 1]);
rectangle('Position',[1289.06 -1054.69 23.4375 23.4375], 'FaceColor',[1 1 1]);
rectangle('Position',[1265.62 -1078.12 23.4375 23.4375], 'FaceColor',[0 0 0]);
rectangle('Position',[1289.06 -1078.12 23.4375 23.4375], 'FaceColor',[0 0 0]);
rectangle('Position',[1312.5 -1054.69 23.4375 23.4375], 'FaceColor',[1 1 1]);
rectangle('Position',[1335.94 -1054.69 23.4375 23.4375], 'FaceColor',[1 1 1]);
rectangle('Position',[1312.5 -1078.12 23.4375 23.4375], 'FaceColor',[0 0 0]);
rectangle('Position',[1335.94 -1078.12 23.4375 23.4375], 'FaceColor',[0 0 0]);
rectangle('Position',[1359.38 -1054.69 23.4375 23.4375], 'FaceColor',[1 1 1]);
rectangle('Position',[1382.81 -1054.69 23.4375 23.4375], 'FaceColor',[1 1 1]);
rectangle('Position',[1359.38 -1078.12 23.4375 23.4375], 'FaceColor',[0 0 0]);
rectangle('Position',[1382.81 -1078.12 23.4375 23.4375], 'FaceColor',[0 0 0]);
rectangle('Position',[1406.25 -1054.69 23.4375 23.4375], 'FaceColor',[1 1 1]);
rectangle('Position',[1429.69 -1054.69 23.4375 23.4375], 'FaceColor',[1 1 1]);
rectangle('Position',[1406.25 -1078.12 23.4375 23.4375], 'FaceColor',[0 0 0]);
rectangle('Position',[1429.69 -1078.12 23.4375 23.4375], 'FaceColor',[0 0 0]);
rectangle('Position',[796.875 -1148.44 23.4375 23.4375], 'FaceColor',[1 1 1]);
rectangle('Position',[820.312 -1148.44 23.4375 23.4375], 'FaceColor',[0 0 0]);
rectangle('Position',[796.875 -1171.88 23.4375 23.4375], 'FaceColor',[1 1 1]);
rectangle('Position',[820.312 -1171.88 23.4375 23.4375], 'FaceColor',[0 0 0]);
rectangle('Position',[796.875 -1195.31 23.4375 23.4375], 'FaceColor',[1 1 1]);
rectangle('Position',[820.312 -1195.31 23.4375 23.4375], 'FaceColor',[0 0 0]);
rectangle('Position',[796.875 -1218.75 23.4375 23.4375], 'FaceColor',[1 1 1]);
rectangle('Position',[820.312 -1218.75 23.4375 23.4375], 'FaceColor',[0 0 0]);
rectangle('Position',[796.875 -1242.19 23.4375 23.4375], 'FaceColor',[1 1 1]);
rectangle('Position',[820.312 -1242.19 23.4375 23.4375], 'FaceColor',[0 0 0]);
rectangle('Position',[796.875 -1265.62 23.4375 23.4375], 'FaceColor',[1 1 1]);
rectangle('Position',[820.312 -1265.62 23.4375 23.4375], 'FaceColor',[0 0 0]);
rectangle('Position',[796.875 -1289.06 23.4375 23.4375], 'FaceColor',[1 1 1]);
rectangle('Position',[820.312 -1289.06 23.4375 23.4375], 'FaceColor',[0 0 0]);
rectangle('Position',[796.875 -1312.5 23.4375 23.4375], 'FaceColor',[1 1 1]);
rectangle('Position',[820.312 -1312.5 23.4375 23.4375], 'FaceColor',[0 0 0]);
rectangle('Position',[796.875 -1335.94 23.4375 23.4375], 'FaceColor',[1 1 1]);
rectangle('Position',[820.312 -1335.94 23.4375 23.4375], 'FaceColor',[0 0 0]);
rectangle('Position',[796.875 -1359.38 23.4375 23.4375], 'FaceColor',[1 1 1]);
rectangle('Position',[820.312 -1359.38 23.4375 23.4375], 'FaceColor',[0 0 0]);
rectangle('Position',[796.875 -1382.81 23.4375 23.4375], 'FaceColor',[1 1 1]);
rectangle('Position',[820.312 -1382.81 23.4375 23.4375], 'FaceColor',[0 0 0]);
rectangle('Position',[796.875 -1406.25 23.4375 23.4375], 'FaceColor',[1 1 1]);
rectangle('Position',[820.312 -1406.25 23.4375 23.4375], 'FaceColor',[0 0 0]);
rectangle('Position',[796.875 -1429.69 23.4375 23.4375], 'FaceColor',[1 1 1]);
rectangle('Position',[820.312 -1429.69 23.4375 23.4375], 'FaceColor',[0 0 0]);
rectangle('Position',[796.875 -1453.12 23.4375 23.4375], 'FaceColor',[1 1 1]);
rectangle('Position',[820.312 -1453.12 23.4375 23.4375], 'FaceColor',[0 0 0]);
X=[1400,1312.5,1125,1125,1087.5,1031.25,1031.25,1012.5,984.375,937.5,890.625,843.75,796.875,750,703.125,656.25,562.5,468.75,375,187.5,187.5,187.5,100,100];
Y=[-100,-187.5,-375,-468.75,-562.5,-656.25,-703.125,-750,-796.875,-796.875,-796.875,-796.875,-796.875,-796.875,-796.875,-796.875,-750,-656.25,-562.5,-375,-281.25,-187.5,-100,-100];
hold on;
plot(X,Y,'r');
plot(X,Y,'bo');
legend('2119.5','Location','southoutside');
